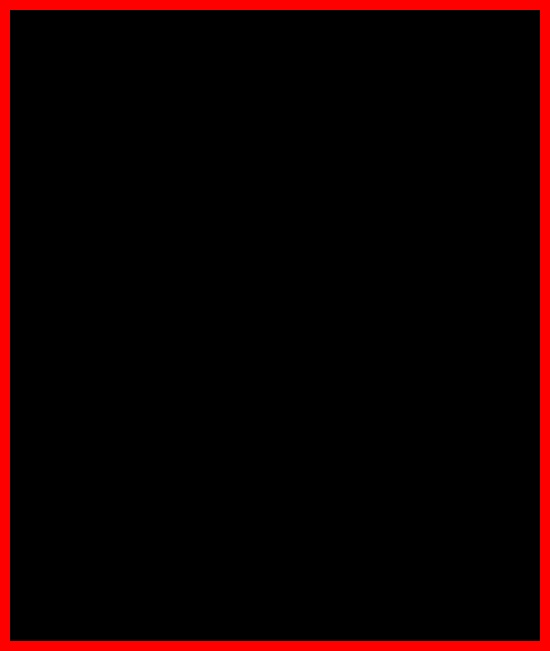
#> input picture img.jpg, 550 x 651 px
$ python color.py --image img.jpg   (older library calls are emulated)
#> lines starting #> are read from the running program, lines starting #| are printed output that depends on the picture
# import the necessary packages
import numpy as np
import argparse
import cv2

# construct the argument parse and parse the arguments
ap = argparse.ArgumentParser()
ap.add_argument("-i", "--image", help = "path to the image")
args = vars(ap.parse_args())

# load the image
image = cv2.imread(args["image"])
#> image is the input picture: shape (651, 550, 3); mean B, G, R 0.2, 0.2, 16.8

# define the list of boundaries
boundaries = [
	([34, 55, 100], [127, 151, 175]),
	([27, 27, 27], [190, 181, 177]),
	([103, 86, 65], [145, 133, 128]),
	([17, 15, 100], [50, 56, 200]),
	([86, 31, 4], [220, 88, 50]),
	([25, 146, 190], [62, 174, 250]),
	([103, 86, 65], [145, 133, 128])

]

# loop over the boundaries
for (lower, upper) in boundaries:
	# create NumPy arrays from the boundaries
	lower = np.array(lower, dtype = "uint8")
	upper = np.array(upper, dtype = "uint8")

	# find the colors within the specified boundaries and apply
	# the mask
	mask = cv2.inRange(image, lower, upper)
	output = cv2.bitwise_and(image, image, mask = mask)
	_, contours, _ = cv2.findContours(mask, cv2.RETR_TREE, cv2.CHAIN_APPROX_NONE)

	# show the images
	cv2.imshow("mask", mask)
	cv2.imshow("images", np.hstack([image, output]))
	cv2.waitKey(0)
#> this loop made 7 passes
#> contours on pass 4: 1 contour, all with area under 20
#> pass 1, `cv2.imshow("images", np.hstack([image, output]))`:
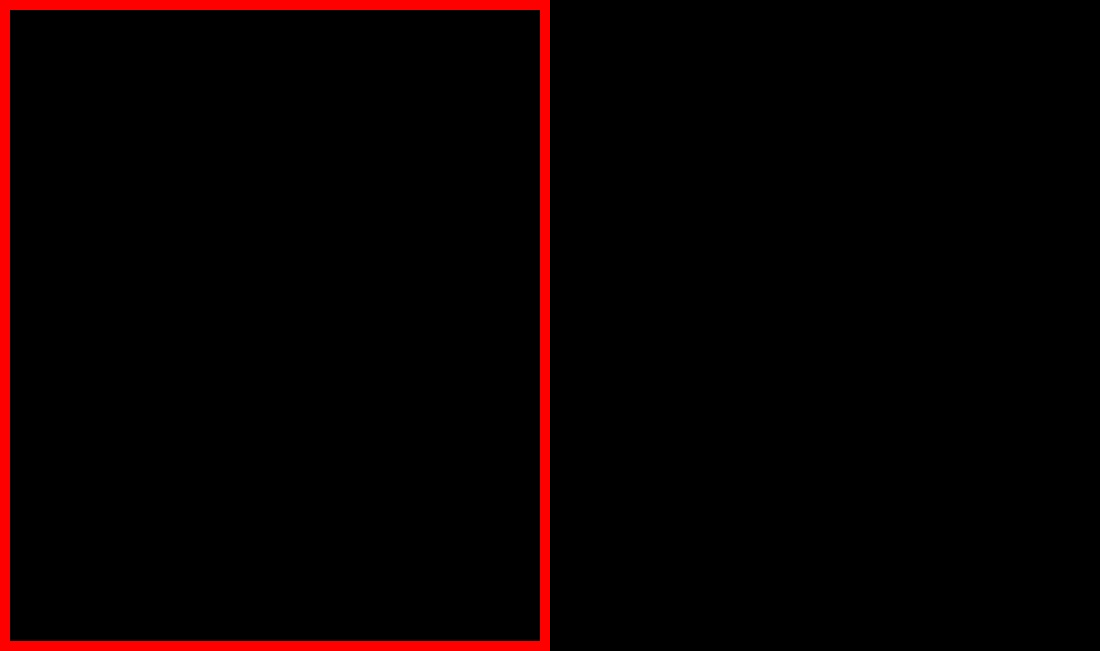
#> window 'images': shape (651, 1100, 3); mean B, G, R 0.1, 0.1, 8.4
